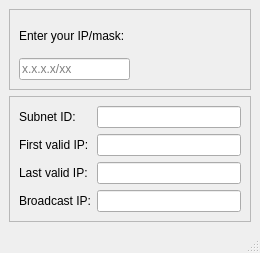
<?xml version="1.0" encoding="UTF-8"?>
<ui version="4.0">
 <class>MainWindow</class>
 <widget class="QMainWindow" name="MainWindow">
  <property name="geometry">
   <rect>
    <x>0</x>
    <y>0</y>
    <width>260</width>
    <height>253</height>
   </rect>
  </property>
  <property name="windowTitle">
   <string>Subnet Calculator</string>
  </property>
  <widget class="QWidget" name="centralwidget">
   <layout class="QGridLayout" name="gridLayout">
    <item row="0" column="0">
     <widget class="QFrame" name="frame">
      <property name="frameShape">
       <enum>QFrame::StyledPanel</enum>
      </property>
      <property name="frameShadow">
       <enum>QFrame::Raised</enum>
      </property>
      <layout class="QGridLayout" name="gridLayout_2">
       <item row="2" column="0">
        <widget class="QLineEdit" name="box_user_input">
         <property name="toolTip">
          <string>Enter your IP/mask combination here, e.g. 192.168.1.130/25</string>
         </property>
         <property name="statusTip">
          <string>Enter your IP and mask</string>
         </property>
         <property name="placeholderText">
          <string>x.x.x.x/xx</string>
         </property>
        </widget>
       </item>
       <item row="2" column="1">
        <spacer name="horizontalSpacer_5">
         <property name="orientation">
          <enum>Qt::Horizontal</enum>
         </property>
         <property name="sizeHint" stdset="0">
          <size>
           <width>40</width>
           <height>20</height>
          </size>
         </property>
        </spacer>
       </item>
       <item row="0" column="0">
        <widget class="QLabel" name="label_enterip">
         <property name="text">
          <string>Enter your IP/mask:</string>
         </property>
        </widget>
       </item>
      </layout>
     </widget>
    </item>
    <item row="1" column="0">
     <widget class="QFrame" name="frame_2">
      <property name="frameShape">
       <enum>QFrame::StyledPanel</enum>
      </property>
      <property name="frameShadow">
       <enum>QFrame::Raised</enum>
      </property>
      <layout class="QGridLayout" name="gridLayout_3">
       <item row="5" column="1">
        <widget class="QLineEdit" name="box_first_ip">
         <property name="statusTip">
          <string>First usable host address</string>
         </property>
        </widget>
       </item>
       <item row="4" column="0">
        <widget class="QLabel" name="label_subnet">
         <property name="text">
          <string>Subnet ID:</string>
         </property>
        </widget>
       </item>
       <item row="6" column="1">
        <widget class="QLineEdit" name="box_last_ip">
         <property name="statusTip">
          <string>Last usable host address</string>
         </property>
        </widget>
       </item>
       <item row="5" column="0">
        <widget class="QLabel" name="label_firstip">
         <property name="text">
          <string>First valid IP:</string>
         </property>
        </widget>
       </item>
       <item row="7" column="0">
        <widget class="QLabel" name="label_broadcastip">
         <property name="text">
          <string>Broadcast IP:</string>
         </property>
        </widget>
       </item>
       <item row="6" column="0">
        <widget class="QLabel" name="label_lastip">
         <property name="text">
          <string>Last valid IP:</string>
         </property>
        </widget>
       </item>
       <item row="7" column="1">
        <widget class="QLineEdit" name="box_broadcast_ip">
         <property name="statusTip">
          <string>Broadcast address</string>
         </property>
        </widget>
       </item>
       <item row="4" column="1">
        <widget class="QLineEdit" name="box_subnet_id">
         <property name="statusTip">
          <string>Subnetwork address</string>
         </property>
        </widget>
       </item>
      </layout>
     </widget>
    </item>
   </layout>
  </widget>
  <widget class="QMenuBar" name="menubar">
   <property name="geometry">
    <rect>
     <x>0</x>
     <y>0</y>
     <width>260</width>
     <height>19</height>
    </rect>
   </property>
  </widget>
  <widget class="QStatusBar" name="statusbar"/>
 </widget>
 <resources/>
 <connections/>
</ui>
